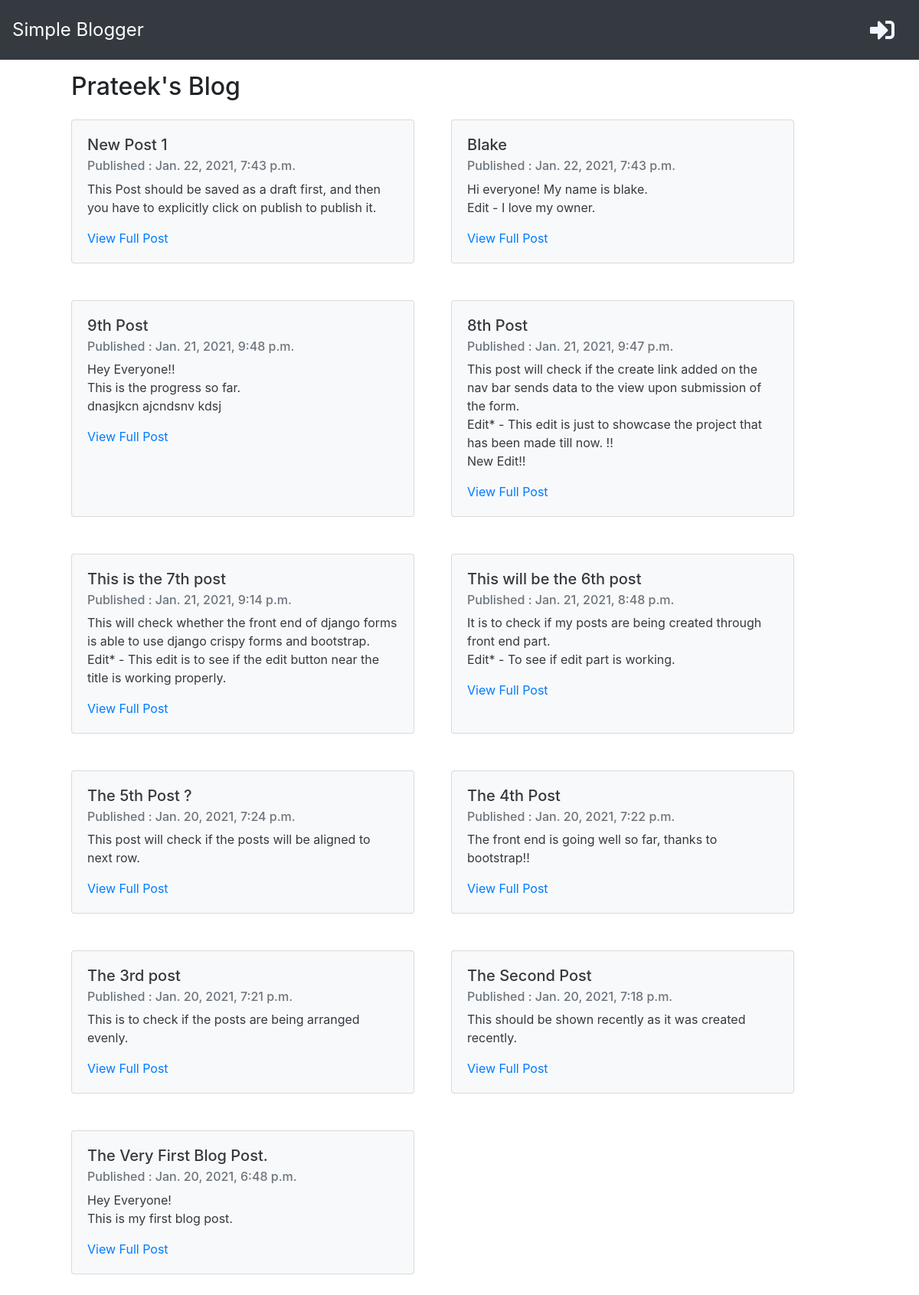
The page / on the database its author committed.
### blog/models.py (models this page shows, shortened)
class Post(models.Model):
    author          = models.ForeignKey('auth.User', on_delete=models.CASCADE)
    title           = models.CharField(max_length=150)
    text            = models.TextField()
    created_date    = models.DateTimeField(default=timezone.now)
    published_date  = models.DateTimeField(blank=True, null=True)

### blog/views.py (the view)
# urls.py: path('', post_list, name='post_list'),
def post_list(request):
    posts = Post.objects.filter(published_date__lte=timezone.now()).order_by('-published_date')
    stuff_for_frontend = {'posts': posts}
    return render(request, 'blog/post_list.html', stuff_for_frontend)

### blog/templates/blog/post_list.html (shortened to what this page needs)
{% extends "index.html" %}
{% block content %}
<div class="container">
    <div class="page-header">
        <h2 class="ml-5 mt-3 mb-4">Prateek's Blog</h2>
    </div>
    <div class="d-flex flex-wrap">
        {% for post in posts%}
            <div class="card text-dark bg-light mb-5 ml-5" style="width: 28rem;">
                <div class="card-body">
                    <h5 class="card-title">{{post.title}}</h5>
                    <h6 class="card-subtitle mb-2 text-muted">Published : {{post.published_date}}</h6>
                    <p class="card-text">{{post.text|linebreaksbr}}</p>
                    <a href="{% url 'post_detail' pk=post.pk %}" class="card-link">View Full Post</a>
                </div>
            </div>
        {% endfor %}
    </div>
</div>
{% endblock %}

### rows shown on the page
Post: title "New Post 1", published_date "Jan. 22, 2021, 7:43 p.m.", text "This Post should be saved as a draft first, and then you have to explicitly click on publish to publish it."
Post: title "Blake", published_date "Jan. 22, 2021, 7:43 p.m.", text "Hi everyone! My name is blake. Edit - I love my owner."
Post: title "9th Post", published_date "Jan. 21, 2021, 9:48 p.m.", text "Hey Everyone!! This is the progress so far. dnasjkcn ajcndsnv kdsj"
Post: title "8th Post", published_date "Jan. 21, 2021, 9:47 p.m.", text "This post will check if the create link added on the nav bar sends data to the view upon submission of the form. Edit* - This edit is just to showcase the project that has been made till now. !! New Edit!!"
Post: title "This is the 7th post", published_date "Jan. 21, 2021, 9:14 p.m.", text "This will check whether the front end of django forms is able to use django crispy forms and bootstrap. Edit* - This edit is to see if the edit button near the title is working properly."
Post: title "This will be the 6th post", published_date "Jan. 21, 2021, 8:48 p.m.", text "It is to check if my posts are being created through front end part. Edit* - To see if edit part is working."
Post: title "The 5th Post ?", published_date "Jan. 20, 2021, 7:24 p.m.", text "This post will check if the posts will be aligned to next row."
Post: title "The 4th Post", published_date "Jan. 20, 2021, 7:22 p.m.", text "The front end is going well so far, thanks to bootstrap!!"
Post: title "The 3rd post", published_date "Jan. 20, 2021, 7:21 p.m.", text "This is to check if the posts are being arranged evenly."
Post: title "The Second Post", published_date "Jan. 20, 2021, 7:18 p.m.", text "This should be shown recently as it was created recently."
Post: title "The Very First Blog Post.", published_date "Jan. 20, 2021, 6:48 p.m.", text "Hey Everyone! This is my first blog post."
